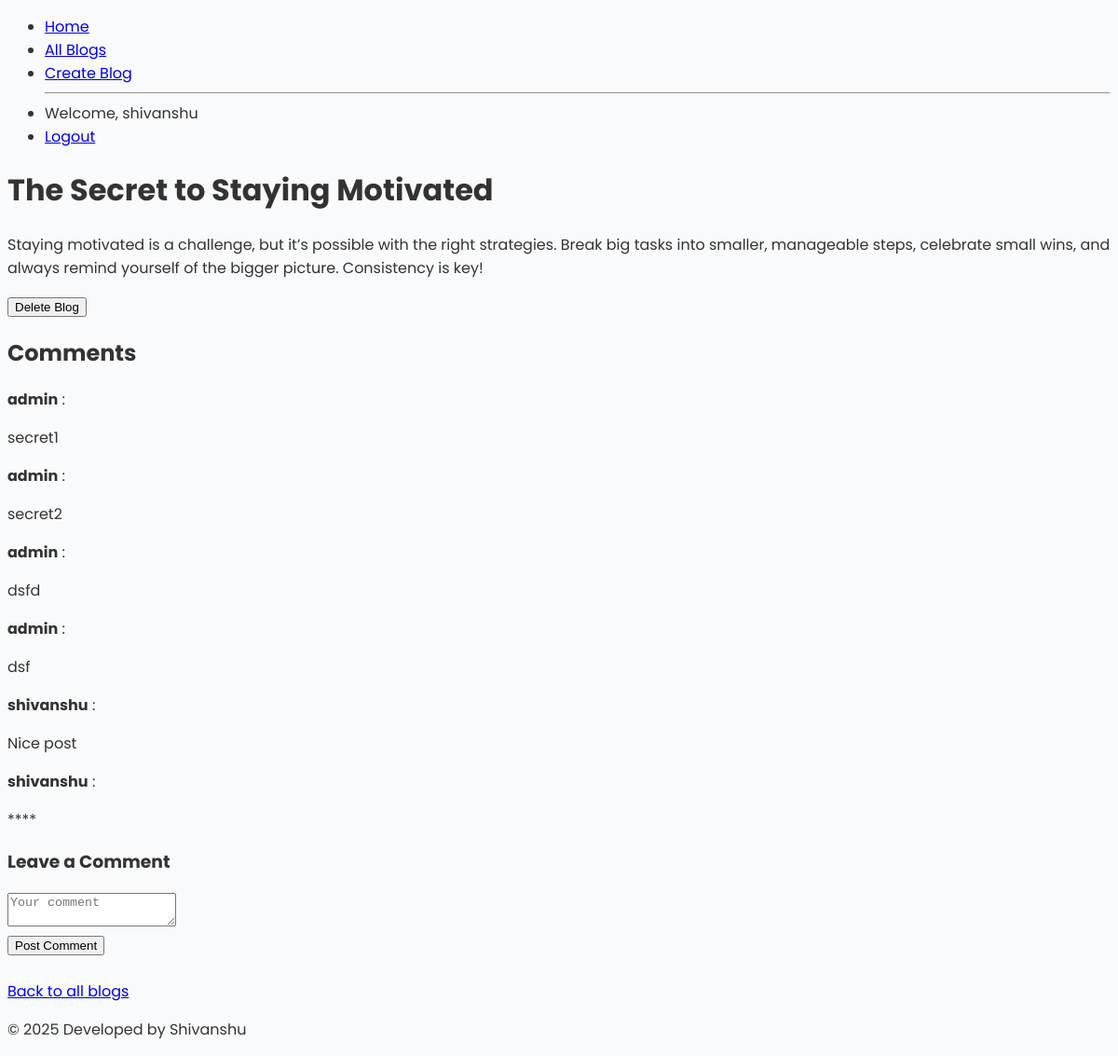
Screenshot of /blogs/5 (signed in) with the database file from the repository.
### models/blog.py (models this page shows)
class Blog(SQLModel, table=True):
    id: int = Field(primary_key=True)
    title: str
    body: str
    comments: List["Comment"] = Relationship(
        back_populates="blog",
        sa_relationship_kwargs={"cascade": "all, delete-orphan"}
    )

### models/comment.py (models this page shows)
class Comment(SQLModel, table=True):
    id: Optional[int] = Field(default=None, primary_key=True)
    blog_id: int = Field(foreign_key="blog.id")
    username: str  # the user who commented
    content: str
    blog: Optional["Blog"] = Relationship(back_populates="comments")

### routers/blogs.py (the view)
@router.get("/blogs/{blog_id}", response_class=HTMLResponse)
async def blog_detail(
    request: Request,
    blog_id: int,  # Accept blog_id as a path parameter
    session: SessionDep,
    username: str | None = Depends(get_username)
):
    user_authenticated = username is not None
    blog = session.exec(select(Blog).where(Blog.id == blog_id)).first()
    if not blog:
        raise HTTPException(status_code=404, detail="Blog not found")
    comments = session.exec(select(Comment).where(Comment.blog_id == blog_id)).all()
    return templates.TemplateResponse(
        "blogDetails.html",
        {
            "request": request,
            "blog": blog,
            "comments": comments,
            "user_authenticated": user_authenticated,
            "username": username
        }
    )

### templates/blogDetails.html (shortened to what this page needs)
{% extends "base.html" %}
{% block content %}
<div class="container">
    <h1>{{ blog.title }}</h1>
    <p>{{ blog.body }}</p>
    {% if user_authenticated %}
        <form action="/blog/{{ blog.id }}/" method="post">
            <button type="submit"> Delete Blog</button>
        </form>
    {% else %}
        <p><a href="/login">Login</a> to delete this blog.</p>
    {% endif %}
    <h2>Comments</h2>
    <div class="comments">
        {% if comments %}
            {% for comment in comments %}
                <div class="comment">
                    <b>{{ comment.username }}</b> : <p>{{ comment.content }}</p>
                </div>
            {% endfor %}
        {% else %}
            <p>No comments yet.</p>
        {% endif %}
    </div>
    {% if user_authenticated %}
        <h3>Leave a Comment</h3>
        <form action="/blogs/{{ blog.id }}/comment" method="post">
            <textarea name="comment_content" placeholder="Your comment" required></textarea><br>
            <button type="submit">Post Comment</button>
        </form>
    {% else %}
        <p><a href="/login">Login</a> to post a comment.</p>
    {% endif %}
    <br>
    <a href="/blogs/">Back to all blogs</a>
</div>
{% endblock %}

### static/style.css (style rules this page uses)
* { box-sizing: border-box; }
body { font-family: 'Poppins', sans-serif; background-color: #f9fafb; color: #333; }

### rows the page displays
Blog: title "The Secret to Staying Motivated", body "Staying motivated is a challenge, but it’s possible with the right strategies. Break big tasks into smaller, manageable steps, celebrate small wins, and always remind yourself of the bigger picture. Consistency is key!"
Comment: username "admin", content "secret1"
Comment: username "admin", content "secret2"
Comment: username "admin", content "dsfd"
Comment: username "admin", content "dsf"
Comment: username "shivanshu", content "Nice post"
Comment: username "shivanshu", content "****"

### other values shown
{{ username }} "shivanshu"
